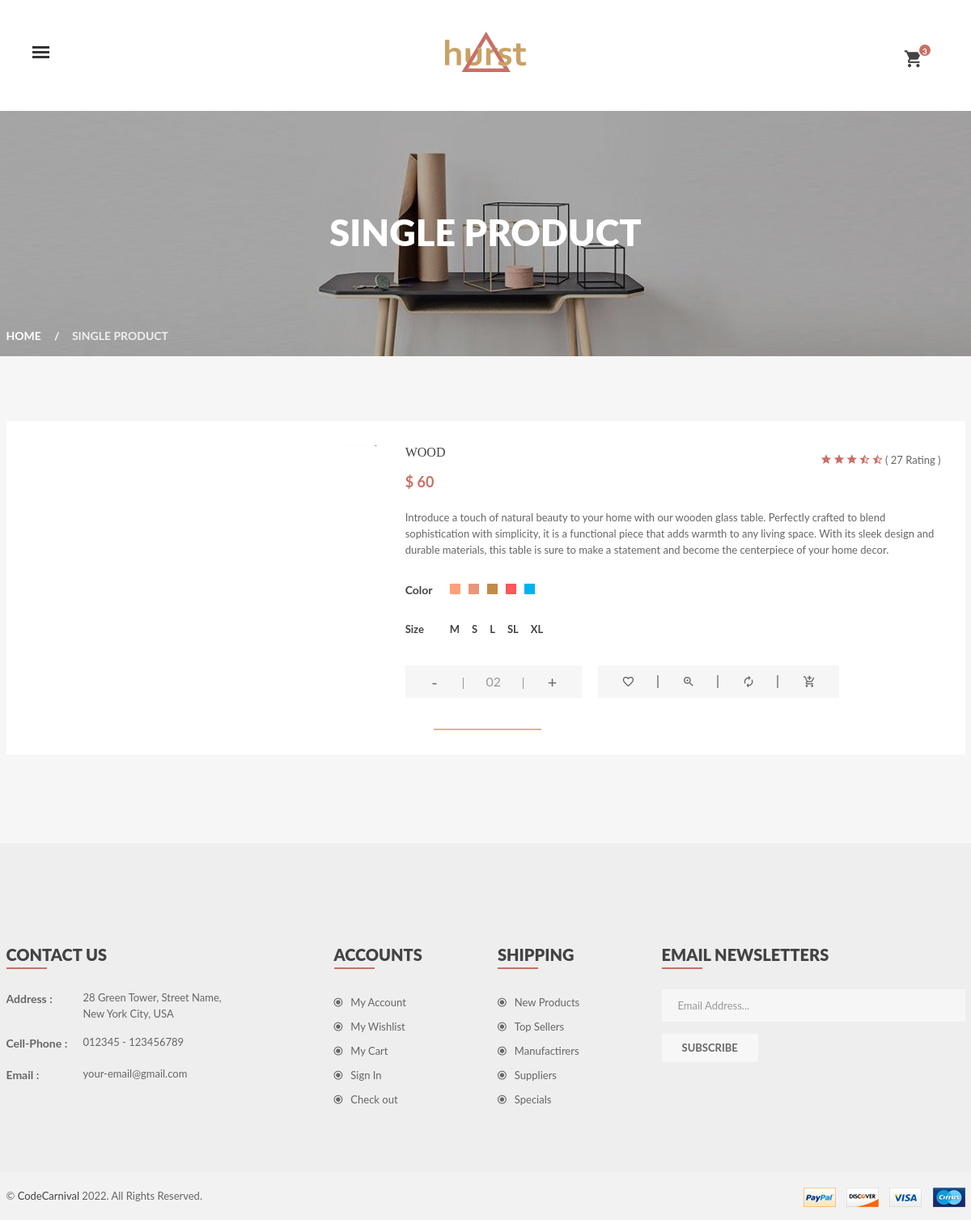
The app's page /single-product/1/ with its own data.
### web/models.py (models this page shows, shortened)
class Product(models.Model):
    product_name = models.CharField(max_length=50, default='')
    product_price  = models.CharField(max_length=50, default='')
    product_tag = models.CharField(max_length=50, default='')
    product_image = VersatileImageField('Photo',blank=True,null=True,upload_to="product/")
    product_image_left= VersatileImageField('product_image_left',blank=True,null=True,upload_to="product/")
    product_image_right= VersatileImageField('product_image_right',blank=True,null=True,upload_to="product/")
    product_image_back= VersatileImageField('product_image_back',blank=True,null=True,upload_to="product/")
    product_detail = models.TextField()

### web/views.py (the view)
# urls.py: path('single-product/<int:id>/', views.single_product,name='single_product'),
def single_product(request,id):
    product=Product.objects.get(id=id)
    context = {"is_shop":True,"product":product}
    return render(request,'web/single-product.html',context)

### templates/web/single-product.html (shortened to what this page needs)
{% load static %}
<!doctype html>
<html class="no-js" lang="en">
	<head>
		<link rel="stylesheet" href="{% static 'web/css/bootstrap.min.css' %}">
		<link rel="stylesheet" href="{% static 'web/css/animate.min.css' %}">
		<link rel="stylesheet" href="{% static 'web/css/jquery-ui.min.css' %}">
		<link rel="stylesheet" href="{% static 'web/css/meanmenu.min.css' %}">
		<link rel="stylesheet" href="{% static 'web/lib/css/nivo-slider.css' %}">
		<link rel="stylesheet" href="{% static 'web/lib/css/preview.css' %}">
		<link rel="stylesheet" href="{% static 'web/css/slick.min.css' %}">
		<link rel="stylesheet" href="{% static 'web/css/lightbox.min.css' %}">
		<link rel="stylesheet" href="{% static 'web/css/material-design-iconic-font.css' %}">
		<link rel="stylesheet" href="{% static 'web/css/default.css' %}">
		<link rel="stylesheet" href="{% static 'web/css/style.min.css' %}">
        <link rel="stylesheet" href="{% static 'web/css/shortcode.css' %}">
		<link rel="stylesheet" href="{% static 'web/css/responsive.css' %}">
	</head>
	<body>
		<div class="wrapper bg-dark-white">
			{% include 'web/partials/header.html' %}
			<div class="heading-banner-area overlay-bg">
				<div class="container">
					<div class="row">
						<div class="col-md-12">
							<div class="heading-banner">
								<div class="heading-banner-title">
									<h2>Single Product</h2>
								</div>
								<div class="breadcumbs pb-15">
									<ul>
										<li><a href="{% url 'web:index' %}">Home</a></li>
										<li>Single Product</li>
									</ul>
								</div>
							</div>
						</div>
					</div>
				</div>
			</div>
			<div class="product-area single-pro-area pt-80 pb-80 product-style-2">
				<div class="container">
					<div class="row shop-list single-pro-info no-sidebar">
						<div class="col-lg-12">
							<div class="single-product clearfix">
								<div class="single-pro-slider single-big-photo view-lightbox slider-for">
									<div>
										<a class="view-full-screen" href="{{product.product_image.thumbnail.270x270}}"  data-lightbox="roadtrip" data-title="My caption">
											<i class="zmdi zmdi-zoom-in"></i>
										</a>
									</div>
								</div>
								<div class="product-info">
									<div class="fix">
										<h4 class="post-title floatleft">{{product.product_name}}</h4>
										<span class="pro-rating floatright">
											<a href="#"><i class="zmdi zmdi-star"></i></a>
											<a href="#"><i class="zmdi zmdi-star"></i></a>
											<a href="#"><i class="zmdi zmdi-star"></i></a>
											<a href="#"><i class="zmdi zmdi-star-half"></i></a>
											<a href="#"><i class="zmdi zmdi-star-half"></i></a>
											<span>( 27 Rating )</span>
										</span>
									</div>
									<div class="fix mb-20">
										<span class="pro-price">$ {{product.product_price}}</span>
									</div>
									<div class="product-description">
										<p>{{product.product_detail}}</p>
									</div>
									<div class="color-filter single-pro-color mb-20 clearfix">
										<ul>
											<li><span class="color-title text-capitalize">color</span></li>
											<li><a class="active" href="#"><span class="color color-1"></span></a></li>
											<li><a href="#"><span class="color color-2"></span></a></li>
											<li><a href="#"><span class="color color-7"></span></a></li>
											<li><a href="#"><span class="color color-3"></span></a></li>
											<li><a href="#"><span class="color color-4"></span></a></li>
										</ul>
									</div>
									<div class="size-filter single-pro-size mb-35 clearfix">
										<ul>
											<li><span class="color-title text-capitalize">size</span></li>
											<li><a href="#">M</a></li>
											<li><a class="active" href="#">S</a></li>
											<li><a href="#">L</a></li>
											<li><a href="#">SL</a></li>
											<li><a href="#">XL</a></li>
										</ul>
									</div>
									<div class="clearfix">
										<div class="cart-plus-minus">
											<input type="text" value="02" name="qtybutton" class="cart-plus-minus-box">
										</div>
										<div class="product-action clearfix">
											<a href="wishlist.html" data-bs-toggle="tooltip" data-placement="top" title="Wishlist"><i class="zmdi zmdi-favorite-outline"></i></a>
											<a href="#" data-bs-toggle="modal"  data-bs-target="#productModal" title="Quick View"><i class="zmdi zmdi-zoom-in"></i></a>
											<a href="#" data-bs-toggle="tooltip" data-placement="top" title="Compare"><i class="zmdi zmdi-refresh"></i></a>
											<a href="cart.html" data-bs-toggle="tooltip" data-placement="top" title="Add To Cart"><i class="zmdi zmdi-shopping-cart-plus"></i></a>
										</div>
									</div>
									<div class="single-pro-slider single-sml-photo slider-nav">
										<div>
											<img src="{{product.product_image.thumbnail.270x270}}" alt="" />
										</div>
										 <div>
										</div>
										<div>
										</div>
										<div>
										</div>
									</div>
								</div>
							</div>
						</div>
					</div>
				</div>
			</div>
			{% include 'web/partials/footer.html' %}
		</div>
	</body>
</html>

### templates/web/partials/header.html (shortened to what this page needs)
{% load static %}
<header id="sticky-menu" class="header">
    <div class="header-area">
        <div class="container-fluid">
            <div class="row">
                <div class="col-md-4 offset-md-4 col-7">
                    <div class="logo text-md-center">
                        <a href="{% url 'web:index' %}"><img src="{% static 'web/img/logo/logo.png' %}" alt="" /></a>
                    </div>
                </div>
                <div class="col-md-4 col-5">
                    <div class="mini-cart text-end">
                        <ul>
                            <li>
                                <a class="cart-icon" href="#">
                                    <i class="zmdi zmdi-shopping-cart"></i>
                                    <span>3</span>
                                </a>
                            </li>
                        </ul>
                    </div>
                </div>
            </div>
        </div>
    </div>
    <div class="menu-toggle hamburger hamburger--emphatic d-none d-md-block">
        <div class="hamburger-box">
            <div class="hamburger-inner"></div>
        </div>
    </div>
</header>

### templates/web/partials/footer.html
{% load static %}
<footer>
    <div class="footer-area footer-2">
        <div class="container">
            <div class="row">
                <div class="col-lg-4 col-md-6">
                    <div class="single-footer">
                        <h3 class="footer-title  title-border">Contact Us</h3>
                        <ul class="footer-contact">
                            <li><span>Address :</span>28 Green Tower, Street Name,<br>New York City, USA</li>
                            <li><span>Cell-Phone :</span>012345 - 123456789</li>
                            <li><span>Email :</span>your-email@gmail.com</li>
                        </ul>
                    </div>
                </div>
                <div class="col-lg-2 col-md-3 col-sm-6">
                    <div class="single-footer">
                        <h3 class="footer-title  title-border">accounts</h3>
                        <ul class="footer-menu">
                            <li><a href="my-account.html"><i class="zmdi zmdi-dot-circle"></i>My Account</a></li>
                            <li><a href="wishlist.html"><i class="zmdi zmdi-dot-circle"></i>My Wishlist</a></li>
                            <li><a href="{% url 'web:cart' %}"><i class="zmdi zmdi-dot-circle"></i>My Cart</a></li>
                            <li><a href="login.html"><i class="zmdi zmdi-dot-circle"></i>Sign In</a></li>
                            <li><a href="checkout.html"><i class="zmdi zmdi-dot-circle"></i>Check out</a></li>
                        </ul>
                    </div>
                </div>
                <div class="col-lg-2 col-md-3 col-sm-6">
                    <div class="single-footer">
                        <h3 class="footer-title  title-border">shipping</h3>
                        <ul class="footer-menu">
                            <li><a href="#"><i class="zmdi zmdi-dot-circle"></i>New Products</a></li>
                            <li><a href="#"><i class="zmdi zmdi-dot-circle"></i>Top Sellers</a></li>
                            <li><a href="#"><i class="zmdi zmdi-dot-circle"></i>Manufactirers</a></li>
                            <li><a href="#"><i class="zmdi zmdi-dot-circle"></i>Suppliers</a></li>
                            <li><a href="#"><i class="zmdi zmdi-dot-circle"></i>Specials</a></li>
                        </ul>
                    </div>
                </div>
                <div class="col-lg-4 col-md-6">
                    <div class="single-footer newsletter-item">
                        <h3 class="footer-title  title-border">Email Newsletters</h3>
                        <div class="footer-subscribe">
                            <form action="#">
                                <input type="text" name="email" placeholder="Email Address..." />
                                <button class="button-one submit-btn-4" type="submit" data-text="Subscribe">Subscribe</button>
                            </form>
                        </div>
                    </div>
                </div>
            </div>
        </div>
    </div>
    <div class="copyright-area copyright-2">
        <div class="container">
            <div class="row">
                <div class="col-md-6">
                    <div class="copyright">
                        <p class="mb-0">&copy; <a href="https://themeforest.net/user/codecarnival/portfolio" target="_blank">CodeCarnival </a> 2022. All Rights Reserved.</p>
                    </div>
                </div>
                <div class="col-md-6">
                    <div class="payment  text-md-end">
                        <a href="#"><img src="img/payment/1.png" alt="" /></a>
                        <a href="#"><img src="img/payment/2.png" alt="" /></a>
                        <a href="#"><img src="img/payment/3.png" alt="" /></a>
                        <a href="#"><img src="img/payment/4.png" alt="" /></a>
                    </div>
                </div>
            </div>
        </div>
    </div>
</footer>

### static/web/css/default.css (style rules this page uses)
.bg-dark-white { background: #f6f6f6; }
.button-one { background: #efefef none repeat scroll 0 0; display: inline-block; height: 30px; line-height: 30px; overflow: hidden; padding: 0 15px; position: relative; }
.button-one::before { background: #c8a165 none repeat scroll 0 0; bottom: 0; color: #fff; content: attr(data-text); left: -100%; position: absolute; text-align: center; top: 0; width: 100%; visibility: hidden; z-index: 11; }
.button-one::after { border: 2px solid #d3d3d3; bottom: 0; content: ""; left: 0; position: absolute; top: 0; width: 100%; z-index: 1; }
.submit-btn-4::after { border: medium none; }
.title-border { position: relative; }
.title-border::before { background: #eee none repeat scroll 0 0; bottom: 0; content: ""; height: 2px; left: 0; position: absolute; width: 50px; }
input[type="text"], input[type="password"] { background: #f6f6f6 none repeat scroll 0 0; border: medium none; box-shadow: none; color: #999; height: 40px; margin-bottom: 15px; padding: 0 20px; transition: all 0.5s ease 0s; width: 100%; outline: none; }
button { border:none; background: transparent; transition: all 0.3s ease 0s; }
.mb-0 { margin-bottom: 0; }
.mb-20 { margin-bottom: 20px; }
.mb-35 { margin-bottom: 35px; }
.pb-80 { padding-bottom: 80px; }
.pb-15 { padding-bottom: 15px; }
.pt-80 { padding-top: 80px; }
.hamburger { padding: 15px 15px; display: inline-block; cursor: pointer; transition-property: opacity, -webkit-filter; transition-property: opacity, filter; transition-property: opacity, filter, -webkit-filter; transition-duration: 0.15s; transition-timing-function: linear; font: inherit; color: inherit; text-transform: none; background-color: transparent; border: 0; margin: 0; overflow: visible; }
.hamburger-box { display: inline-block; height: 15px; position: relative; width: 21px; }
.hamburger-inner { display: block; top: 50%; margin-top: -2px; }
.hamburger-inner, .hamburger-inner::before, .hamburger-inner::after { width: 21px; height: 3px; background-color: #333; border-radius: 0px; position: absolute; transition-property: -webkit-transform; transition-property: transform; transition-property: transform, -webkit-transform; transition-duration: 0.15s; transition-timing-function: ease; }
.hamburger-inner::before, .hamburger-inner::after { content: ""; display: block; }
.hamburger-inner::before { top: -6px; }
.hamburger-inner::after { bottom: -10px; }
.hamburger--emphatic { overflow: hidden; }
.hamburger--emphatic .hamburger-inner { transition: background-color 0.2s 0.25s ease-in; }
.hamburger--emphatic .hamburger-inner::before { left: 0; transition: top 0.05s 0.2s linear, left 0.2s 0.25s ease-in, -webkit-transform 0.2s cubic-bezier(0.6, 0.04, 0.98, 0.335); transition: transform 0.2s cubic-bezier(0.6, 0.04, 0.98, 0.335), top 0.05s 0.2s linear, left 0.2s 0.25s ease-in; transition: transform 0.2s cubic-bezier(0.6, 0.04, 0.98, 0.335), top 0.05s 0.2s linear, left 0.2s 0.25s ease-in, -webkit-transform 0.2s cubic-bezier(0.6, 0.04, 0.98, 0.335); }
.hamburger--emphatic .hamburger-inner::after { top: 6px; right: 0; transition: top 0.05s 0.2s linear, right 0.2s 0.25s ease-in, -webkit-transform 0.2s cubic-bezier(0.6, 0.04, 0.98, 0.335); transition: transform 0.2s cubic-bezier(0.6, 0.04, 0.98, 0.335), top 0.05s 0.2s linear, right 0.2s 0.25s ease-in; transition: transform 0.2s cubic-bezier(0.6, 0.04, 0.98, 0.335), top 0.05s 0.2s linear, right 0.2s 0.25s ease-in, -webkit-transform 0.2s cubic-bezier(0.6, 0.04, 0.98, 0.335); }

### static/web/css/responsive.css (style rules this page uses)
@media only screen and (min-width : 1200px) { .container { --bs-gutter-x: 15px; max-width: 1200px; } }
@media only screen and (min-width : 1200px) { .container-fluid { --bs-gutter-x: 15px; } }
@media only screen and (min-width : 1200px) { .row { --bs-gutter-x: 30px; } }

### records on screen
Product: product_name "WOOD", product_price "60", product_detail "Introduce a touch of natural beauty to your home with our wooden glass table. Perfectly crafted to blend sophistication with simplicity, it is a functional piece that adds warmth to any living space. With its sleek design and durable materials, this table is sure to make a statement and become the centerpiece of your home decor."
